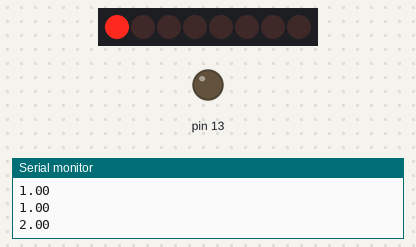
Bench run of a sketch on a simulated Arduino Uno, built with avr-gcc and run on an emulated ATmega328P. Shown: 8 shift-register outputs drawn as a row of LEDs (first output left, lit = HIGH), output pins drawn as LEDs (lit = HIGH), the last lines printed to the serial monitor. Wiring (inferred from the names in the program): shift register (74HC595): data pin 10; shift clock pin 11; latch pin 12; MR pin 5. Wiring (inferred from the signals the program sends): row of LEDs: on Q0, Q1, Q2, Q3, Q4, Q5, Q6, Q7. Pins used as bus, display or sensor lines are not drawn.

Above: at 0.78 s.
At 2.51 s:
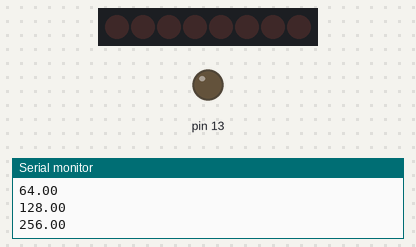
Timing chart, 0 to 3.0 s (numbered marks = the images above):
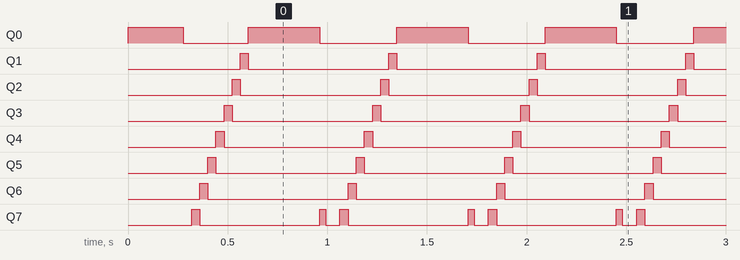

Measured:
- by itself, Q0: alternates HIGH for 0.36 s and LOW for 0.39 s
- by itself, Q1–6: alternates HIGH for 0.04 s and LOW for 0.70 s
- by itself, Q7: repeats every 0.74 s: LOW 0.60 s, HIGH 0.03 s, LOW 0.07 s, HIGH 0.04 s

The sketch:

595loop.ino
```cpp
int clearPin = 5; //SHR 10
int serialData = 10;// SHR 14
int shiftClock = 11;//SHR 11
int latchClock =12;//SHR 12
char var = '0';
void setup() {
  // put your setup code here, to run once:

   pinMode(shiftClock,OUTPUT);
   pinMode(latchClock,OUTPUT);
   pinMode(serialData,OUTPUT);
   pinMode(clearPin,OUTPUT);

   pinMode(13,OUTPUT);
  digitalWrite(clearPin,LOW); //this clear shift register
  digitalWrite(clearPin,HIGH); // Disable clear pin
  Serial.begin(9600);
}


void loop() {
  // put your main code here, to run repeatedly:

  for(int i=0;i<=8;i++){

              digitalWrite(clearPin,LOW);
              digitalWrite(clearPin,HIGH);

            digitalWrite(latchClock,LOW); // No new bits should be transmitted to the output
            shiftOut(serialData, shiftClock,MSBFIRST,pow(2,i)); // shift out the bits
            digitalWrite(latchClock,HIGH); //send the new bit to the output
            Serial.println(pow(2,i));
             digitalWrite(clearPin,LOW);
             digitalWrite(clearPin,HIGH);
             delay(30);


    }
      for(int i=8;i>=0;i--){

              digitalWrite(clearPin,LOW);
              digitalWrite(clearPin,HIGH);

            digitalWrite(latchClock,LOW); // No new bits should be transmitted to the output
            shiftOut(serialData, shiftClock,MSBFIRST,pow(2,i)); // shift out the bits
            digitalWrite(latchClock,HIGH); //send the new bit to the output
            Serial.println(pow(2,i));
             digitalWrite(clearPin,LOW);
             digitalWrite(clearPin,HIGH);
             delay(40);

      }

delay(100);
}
```
